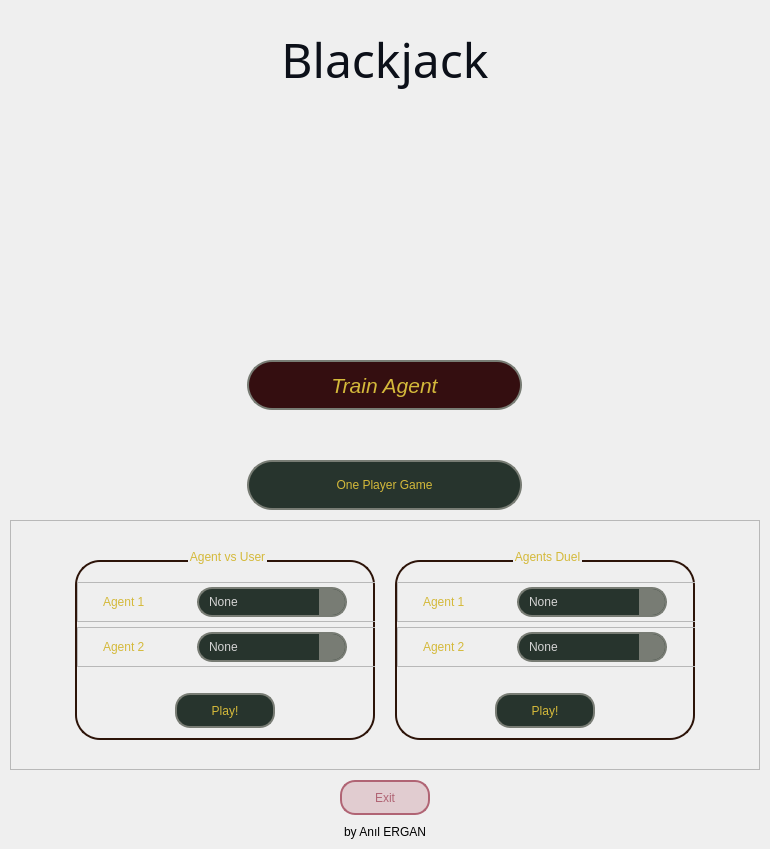
      <widget class="QWidget" name="page_1_menu">
       <property name="layoutDirection">
        <enum>Qt::LayoutDirection::LeftToRight</enum>
       </property>
       <property name="styleSheet">
        <string notr="true">

QPushButton::hover {
border: 2px solid rgba(212,185,58,255);
background-color: rgba(212,185,58,25);
}

QPushButton{
font: 16pt &quot;Arial&quot;;
border: 2px solid  rgb(120,124,116);
border-radius: 25px;
color: rgba(212,185,58,255);
background-color: rgba(39,52,45,255);

}


QGroupBox {
color: rgba(212,185,58,255);
background-color: transparent;
font: 700 16pt &quot;Arial&quot;;
border:  2px solid rgb(45, 20, 9);
border-radius: 25px;
margin: 10px 0 0 0;
}

QGroupBox::title {
    subcontrol-position: top center; /* Başlığı ortalamak için */
    subcontrol-origin: margin;
	
}</string>
       </property>
       <layout class="QVBoxLayout" name="verticalLayout_2">
        <property name="spacing">
         <number>10</number>
        </property>
        <property name="sizeConstraint">
         <enum>QLayout::SizeConstraint::SetMinimumSize</enum>
        </property>
        <property name="leftMargin">
         <number>10</number>
        </property>
        <property name="topMargin">
         <number>20</number>
        </property>
        <property name="rightMargin">
         <number>10</number>
        </property>
        <property name="bottomMargin">
         <number>10</number>
        </property>
        <item alignment="Qt::AlignmentFlag::AlignTop">
         <widget class="QLabel" name="game_header">
          <property name="minimumSize">
           <size>
            <width>0</width>
            <height>80</height>
           </size>
          </property>
          <property name="maximumSize">
           <size>
            <width>16777215</width>
            <height>80</height>
           </size>
          </property>
          <property name="font">
           <font>
            <family>Forte</family>
            <pointsize>36</pointsize>
            <italic>false</italic>
            <bold>false</bold>
           </font>
          </property>
          <property name="layoutDirection">
           <enum>Qt::LayoutDirection::RightToLeft</enum>
          </property>
          <property name="styleSheet">
           <string notr="true">
color: rgb(12,16,25);
font: 36pt &quot;Forte&quot;;


</string>
          </property>
          <property name="text">
           <string>&lt;html&gt;&lt;head/&gt;&lt;body&gt;&lt;p align=&quot;center&quot;&gt;Blackjack&lt;/p&gt;&lt;/body&gt;&lt;/html&gt;</string>
          </property>
          <property name="alignment">
           <set>Qt::AlignmentFlag::AlignCenter</set>
          </property>
         </widget>
        </item>
        <item alignment="Qt::AlignmentFlag::AlignHCenter">
         <widget class="QLabel" name="game_image">
          <property name="minimumSize">
           <size>
            <width>200</width>
            <height>200</height>
           </size>
          </property>
          <property name="maximumSize">
           <size>
            <width>200</width>
            <height>200</height>
           </size>
          </property>
          <property name="font">
           <font>
            <family>Arial</family>
            <pointsize>16</pointsize>
            <italic>false</italic>
            <bold>false</bold>
           </font>
          </property>
          <property name="text">
           <string/>
          </property>
          <property name="pixmap">
           <pixmap resource="resources.qrc">:/icons/blackjack.png</pixmap>
          </property>
          <property name="scaledContents">
           <bool>true</bool>
          </property>
          <property name="alignment">
           <set>Qt::AlignmentFlag::AlignHCenter|Qt::AlignmentFlag::AlignTop</set>
          </property>
         </widget>
        </item>
        <item>
         <spacer name="verticalSpacer1">
          <property name="orientation">
           <enum>Qt::Orientation::Vertical</enum>
          </property>
          <property name="sizeHint" stdset="0">
           <size>
            <width>20</width>
            <height>40</height>
           </size>
          </property>
         </spacer>
        </item>
        <item alignment="Qt::AlignmentFlag::AlignHCenter">
         <widget class="QPushButton" name="button_train_agent">
          <property name="minimumSize">
           <size>
            <width>275</width>
            <height>50</height>
           </size>
          </property>
          <property name="maximumSize">
           <size>
            <width>275</width>
            <height>50</height>
           </size>
          </property>
          <property name="font">
           <font>
            <family>Arial</family>
            <pointsize>16</pointsize>
            <italic>true</italic>
            <bold>false</bold>
           </font>
          </property>
          <property name="cursor">
           <cursorShape>PointingHandCursor</cursorShape>
          </property>
          <property name="layoutDirection">
           <enum>Qt::LayoutDirection::LeftToRight</enum>
          </property>
          <property name="styleSheet">
           <string notr="true">QPushButton{
background-color: rgba(52,14,16,255);
	font: italic 16pt &quot;Arial&quot;;
}</string>
          </property>
          <property name="text">
           <string>Train Agent</string>
          </property>
         </widget>
        </item>
        <item>
         <spacer name="verticalSpacer_7">
          <property name="orientation">
           <enum>Qt::Orientation::Vertical</enum>
          </property>
          <property name="sizeHint" stdset="0">
           <size>
            <width>20</width>
            <height>40</height>
           </size>
          </property>
         </spacer>
        </item>
        <item alignment="Qt::AlignmentFlag::AlignHCenter">
         <widget class="QPushButton" name="button_one_player_game">
          <property name="minimumSize">
           <size>
            <width>275</width>
            <height>50</height>
           </size>
          </property>
          <property name="maximumSize">
           <size>
            <width>275</width>
            <height>50</height>
           </size>
          </property>
          <property name="cursor">
           <cursorShape>PointingHandCursor</cursorShape>
          </property>
          <property name="layoutDirection">
           <enum>Qt::LayoutDirection::LeftToRight</enum>
          </property>
          <property name="styleSheet">
           <string notr="true"/>
          </property>
          <property name="text">
           <string>One Player Game</string>
          </property>
         </widget>
        </item>
        <item alignment="Qt::AlignmentFlag::AlignHCenter">
         <widget class="QFrame" name="frame_agentvsuser_game">
          <property name="minimumSize">
           <size>
            <width>750</width>
            <height>250</height>
           </size>
          </property>
          <property name="maximumSize">
           <size>
            <width>750</width>
            <height>250</height>
           </size>
          </property>
          <property name="styleSheet">
           <string notr="true">QPushButton::hover {
border: 2px solid rgba(212,185,58,255);
background-color: rgba(212,185,58,25);
}

QPushButton{
font: 16pt &quot;Arial&quot;;
border: 2px solid  rgb(120,124,116);
border-radius: 15px;
color: rgba(212,185,58,255);
background-color: rgba(39,52,45,255);

}
QComboBox {
            font: 11pt &quot;Arial&quot;;
            border: 2px solid  rgb(120,124,116);
            border-radius: 15px;
            color: rgba(212,212,212,255);
            background-color: rgba(39,52,45,255);
            padding: 0 0 0 10px;
}


QComboBox::drop-down {
            subcontrol-origin: padding;
            subcontrol-position: top right;
            background-color: rgb(120,124,116);
            border-top-right-radius: 13px;
            border-bottom-right-radius: 13px;
            width: 26px;
            height: 26px;
        }

QComboBox QAbstractItemView {
            font: bold 11pt &quot;Arial&quot;; /* Arial'ın koyu bir versiyonu */
            border: 2px solid rgb(120,124,116);
            color: white; /* Normal yazı rengi beyaz */
            background-color: rgba(39,52,45,255);
            selection-background-color: rgba(212,185,58,255); /* Hover edilince sarı renk */
            padding: 5px;
			 outline: 0px;

        }

QComboBox QAbstractItemView::item:hover {
            color: rgba(212,185,58,255); /* Hover edildiğinde yazı rengi siyah */
			 background-color: transparent;
            border-radius: 15px;



        }

QComboBox QAbstractItemView::item:!hover {
            background-color: transparent; /* Hover edilmemiş öğelerin arka plan rengi transparent (şeffaf) */
			 border: none;
            border-radius: 15px;

        }
</string>
          </property>
          <property name="frameShape">
           <enum>QFrame::Shape::StyledPanel</enum>
          </property>
          <property name="frameShadow">
           <enum>QFrame::Shadow::Raised</enum>
          </property>
          <layout class="QHBoxLayout" name="horizontalLayout_2">
           <property name="spacing">
            <number>20</number>
           </property>
           <property name="leftMargin">
            <number>0</number>
           </property>
           <property name="topMargin">
            <number>0</number>
           </property>
           <property name="rightMargin">
            <number>0</number>
           </property>
           <property name="bottomMargin">
            <number>0</number>
           </property>
           <item>
            <spacer name="horizontalSpacer">
             <property name="orientation">
              <enum>Qt::Orientation::Horizontal</enum>
             </property>
             <property name="sizeHint" stdset="0">
              <size>
               <width>40</width>
               <height>20</height>
              </size>
             </property>
            </spacer>
           </item>
           <item>
            <widget class="QGroupBox" name="groupbox_agentvsuser">
             <property name="minimumSize">
              <size>
               <width>300</width>
               <height>190</height>
              </size>
             </property>
             <property name="maximumSize">
              <size>
               <width>300</width>
               <height>190</height>
              </size>
             </property>
             <property name="styleSheet">
              <string notr="true">QPushButton { text-align: center; }</string>
             </property>
             <property name="title">
              <string>Agent vs User</string>
             </property>
             <property name="alignment">
              <set>Qt::AlignmentFlag::AlignCenter</set>
             </property>
             <layout class="QVBoxLayout" name="verticalLayout_6">
              <property name="spacing">
               <number>5</number>
              </property>
              <property name="leftMargin">
               <number>0</number>
              </property>
              <property name="topMargin">
               <number>20</number>
              </property>
              <property name="rightMargin">
               <number>0</number>
              </property>
              <property name="bottomMargin">
               <number>10</number>
              </property>
              <item alignment="Qt::AlignmentFlag::AlignHCenter">
               <widget class="QFrame" name="frame_agentvsuser_agent1">
                <property name="minimumSize">
                 <size>
                  <width>300</width>
                  <height>40</height>
                 </size>
                </property>
                <property name="maximumSize">
                 <size>
                  <width>300</width>
                  <height>40</height>
                 </size>
                </property>
                <property name="styleSheet">
                 <string notr="true">#opp_number_selection_frame {
border: 2px solid rgb(120,124,116);
border-radius: 20px; 
background-color: rgba(39,52,45,255);

}


#frame_mark_selection{
border: 2px solid rgb(215, 219, 221);
background-color: rgb(215, 219, 221);
border-radius: 25px; 
}

QLabel{
font: 14pt &quot;Arial&quot;;
padding: 0 0 0 5;
color: rgba(212,185,58,255);
}


QRadioButton {
width: 48px;
height: 48px;
border-radius: 25px;
border: 1px solid rgb(120,124,116);
}



QRadioButton::indicator {
width: 48px; /* İşaret kutusunun genişliği */
height: 48px; /* İşaret kutusunun yüksekliği */
border: None;
}

QRadioButton::indicator:checked {
width: 43px;
height: 43px;
border: 3px solid rgba(212,185,58,255);
border-radius: 25px;
background-color: rgba(212,185,58,55);
border-radius: 24px;
}


QRadioButton::hover {
border: 1px solid rgba(212,185,58,255);
background-color: rgba(212,185,58,25);
}</string>
                </property>
                <property name="frameShape">
                 <enum>QFrame::Shape::StyledPanel</enum>
                </property>
                <property name="frameShadow">
                 <enum>QFrame::Shadow::Raised</enum>
                </property>
                <layout class="QHBoxLayout" name="horizontalLayout_41">
                 <property name="spacing">
                  <number>5</number>
                 </property>
                 <property name="leftMargin">
                  <number>0</number>
                 </property>
                 <property name="topMargin">
                  <number>0</number>
                 </property>
                 <property name="rightMargin">
                  <number>10</number>
                 </property>
                 <property name="bottomMargin">
                  <number>0</number>
                 </property>
                 <item>
                  <widget class="QLabel" name="label_agentvsuser_a1">
                   <property name="minimumSize">
                    <size>
                     <width>80</width>
                     <height>20</height>
                    </size>
                   </property>
                   <property name="maximumSize">
                    <size>
                     <width>80</width>
                     <height>20</height>
                    </size>
                   </property>
                   <property name="text">
                    <string>Agent 1</string>
                   </property>
                  </widget>
                 </item>
                 <item>
                  <widget class="QComboBox" name="comboBox">
                   <property name="minimumSize">
                    <size>
                     <width>150</width>
                     <height>30</height>
                    </size>
                   </property>
                   <property name="maximumSize">
                    <size>
                     <width>150</width>
                     <height>30</height>
                    </size>
                   </property>
                   <property name="cursor">
                    <cursorShape>PointingHandCursor</cursorShape>
                   </property>
                   <property name="focusPolicy">
                    <enum>Qt::FocusPolicy::NoFocus</enum>
                   </property>
                   <item>
                    <property name="text">
                     <string>None</string>
                    </property>
                   </item>
                   <item>
                    <property name="text">
                     <string>Naive Agent</string>
                    </property>
                   </item>
                  </widget>
                 </item>
                </layout>
               </widget>
              </item>
              <item alignment="Qt::AlignmentFlag::AlignHCenter">
               <widget class="QFrame" name="frame_agentvsuser_agent1_3">
                <property name="minimumSize">
                 <size>
                  <width>300</width>
                  <height>40</height>
                 </size>
                </property>
                <property name="maximumSize">
                 <size>
                  <width>300</width>
                  <height>40</height>
                 </size>
                </property>
                <property name="styleSheet">
                 <string notr="true">#opp_number_selection_frame {
border: 2px solid rgb(120,124,116);
border-radius: 20px; 
background-color: rgba(39,52,45,255);

}


#frame_mark_selection{
border: 2px solid rgb(215, 219, 221);
background-color: rgb(215, 219, 221);
border-radius: 25px; 
}

QLabel{
font: 14pt &quot;Arial&quot;;
padding: 0 0 0 5;
color: rgba(212,185,58,255);
}


QRadioButton {
width: 48px;
height: 48px;
border-radius: 25px;
border: 1px solid rgb(120,124,116);
}



QRadioButton::indicator {
width: 48px; /* İşaret kutusunun genişliği */
height: 48px; /* İşaret kutusunun yüksekliği */
border: None;
}

QRadioButton::indicator:checked {
width: 43px;
height: 43px;
border: 3px solid rgba(212,185,58,255);
border-radius: 25px;
background-color: rgba(212,185,58,55);
border-radius: 24px;
}


QRadioButton::hover {
border: 1px solid rgba(212,185,58,255);
background-color: rgba(212,185,58,25);
}</string>
                </property>
                <property name="frameShape">
                 <enum>QFrame::Shape::StyledPanel</enum>
                </property>
                <property name="frameShadow">
                 <enum>QFrame::Shadow::Raised</enum>
                </property>
                <layout class="QHBoxLayout" name="horizontalLayout_43">
                 <property name="spacing">
                  <number>5</number>
                 </property>
                 <property name="leftMargin">
                  <number>0</number>
                 </property>
                 <property name="topMargin">
                  <number>0</number>
                 </property>
                 <property name="rightMargin">
                  <number>10</number>
                 </property>
                 <property name="bottomMargin">
                  <number>0</number>
                 </property>
                 <item>
                  <widget class="QLabel" name="label_agentvsuser_a2">
                   <property name="minimumSize">
                    <size>
                     <width>80</width>
                     <height>20</height>
                    </size>
                   </property>
                   <property name="maximumSize">
                    <size>
                     <width>80</width>
                     <height>20</height>
                    </size>
                   </property>
                   <property name="text">
                    <string>Agent 2</string>
                   </property>
                  </widget>
                 </item>
                 <item>
                  <widget class="QComboBox" name="comboBox_2">
                   <property name="minimumSize">
                    <size>
                     <width>150</width>
                     <height>30</height>
                    </size>
                   </property>
                   <property name="maximumSize">
                    <size>
                     <width>150</width>
                     <height>30</height>
                    </size>
                   </property>
                   <property name="cursor">
                    <cursorShape>PointingHandCursor</cursorShape>
                   </property>
                   <property name="focusPolicy">
                    <enum>Qt::FocusPolicy::NoFocus</enum>
                   </property>
                   <item>
                    <property name="text">
                     <string>None</string>
                    </property>
                   </item>
                   <item>
                    <property name="text">
                     <string>Naive Agent</string>
                    </property>
                   </item>
                  </widget>
                 </item>
                </layout>
               </widget>
              </item>
              <item>
               <spacer name="verticalSpacer_9">
                <property name="orientation">
                 <enum>Qt::Orientation::Vertical</enum>
                </property>
                <property name="sizeHint" stdset="0">
                 <size>
                  <width>20</width>
                  <height>40</height>
                 </size>
                </property>
               </spacer>
              </item>
              <item alignment="Qt::AlignmentFlag::AlignHCenter">
               <widget class="QPushButton" name="button_opp_game_play_2">
                <property name="minimumSize">
                 <size>
                  <width>100</width>
                  <height>35</height>
                 </size>
                </property>
                <property name="maximumSize">
                 <size>
                  <width>100</width>
                  <height>35</height>
                 </size>
                </property>
                <property name="cursor">
                 <cursorShape>PointingHandCursor</cursorShape>
                </property>
                <property name="layoutDirection">
                 <enum>Qt::LayoutDirection::LeftToRight</enum>
                </property>
                <property name="styleSheet">
                 <string notr="true"/>
                </property>
                <property name="text">
                 <string>Play!</string>
                </property>
               </widget>
              </item>
             </layout>
            </widget>
           </item>
           <item>
            <widget class="QGroupBox" name="groupbox_agentsduel">
             <property name="minimumSize">
              <size>
               <width>300</width>
               <height>190</height>
              </size>
             </property>
             <property name="maximumSize">
              <size>
               <width>300</width>
               <height>190</height>
              </size>
             </property>
             <property name="styleSheet">
              <string notr="true">QPushButton { text-align: center; }</string>
             </property>
             <property name="title">
              <string>Agents Duel</string>
             </property>
             <property name="alignment">
              <set>Qt::AlignmentFlag::AlignCenter</set>
             </property>
             <layout class="QVBoxLayout" name="verticalLayout_3">
              <property name="spacing">
               <number>5</number>
              </property>
              <property name="leftMargin">
               <number>0</number>
              </property>
              <property name="topMargin">
               <number>20</number>
              </property>
              <property name="rightMargin">
               <number>0</number>
              </property>
              <property name="bottomMargin">
               <number>10</number>
              </property>
              <item alignment="Qt::AlignmentFlag::AlignHCenter">
               <widget class="QFrame" name="frame_agentvsuser_agent1_4">
                <property name="minimumSize">
                 <size>
                  <width>300</width>
                  <height>40</height>
                 </size>
                </property>
                <property name="maximumSize">
                 <size>
                  <width>300</width>
                  <height>40</height>
                 </size>
                </property>
                <property name="styleSheet">
                 <string notr="true">#opp_number_selection_frame {
border: 2px solid rgb(120,124,116);
border-radius: 20px; 
background-color: rgba(39,52,45,255);

}


#frame_mark_selection{
border: 2px solid rgb(215, 219, 221);
background-color: rgb(215, 219, 221);
border-radius: 25px; 
}

QLabel{
font: 14pt &quot;Arial&quot;;
padding: 0 0 0 5;
color: rgba(212,185,58,255);
}


QRadioButton {
width: 48px;
height: 48px;
border-radius: 25px;
border: 1px solid rgb(120,124,116);
}



QRadioButton::indicator {
width: 48px; /* İşaret kutusunun genişliği */
height: 48px; /* İşaret kutusunun yüksekliği */
border: None;
}

QRadioButton::indicator:checked {
width: 43px;
height: 43px;
border: 3px solid rgba(212,185,58,255);
border-radius: 25px;
background-color: rgba(212,185,58,55);
border-radius: 24px;
}


QRadioButton::hover {
border: 1px solid rgba(212,185,58,255);
background-color: rgba(212,185,58,25);
}</string>
                </property>
                <property name="frameShape">
                 <enum>QFrame::Shape::StyledPanel</enum>
                </property>
                <property name="frameShadow">
                 <enum>QFrame::Shadow::Raised</enum>
                </property>
                <layout class="QHBoxLayout" name="horizontalLayout_45">
                 <property name="spacing">
                  <number>5</number>
                 </property>
                 <property name="leftMargin">
                  <number>0</number>
                 </property>
                 <property name="topMargin">
                  <number>0</number>
                 </property>
                 <property name="rightMargin">
                  <number>10</number>
                 </property>
                 <property name="bottomMargin">
                  <number>0</number>
                 </property>
                 <item>
                  <widget class="QLabel" name="label_agent_duel_a1">
                   <property name="minimumSize">
                    <size>
                     <width>80</width>
                     <height>20</height>
                    </size>
                   </property>
                   <property name="maximumSize">
                    <size>
                     <width>80</width>
                     <height>20</height>
                    </size>
                   </property>
                   <property name="text">
                    <string>Agent 1</string>
                   </property>
                  </widget>
                 </item>
                 <item>
                  <widget class="QComboBox" name="comboBox_3">
                   <property name="minimumSize">
                    <size>
                     <width>150</width>
                     <height>30</height>
                    </size>
                   </property>
                   <property name="maximumSize">
                    <size>
                     <width>150</width>
                     <height>30</height>
                    </size>
                   </property>
                   <property name="cursor">
                    <cursorShape>PointingHandCursor</cursorShape>
                   </property>
                   <item>
                    <property name="text">
                     <string>None</string>
                    </property>
                   </item>
                  </widget>
                 </item>
                </layout>
               </widget>
              </item>
              <item alignment="Qt::AlignmentFlag::AlignHCenter">
               <widget class="QFrame" name="frame_agentvsuser_agent1_5">
                <property name="minimumSize">
                 <size>
                  <width>300</width>
                  <height>40</height>
                 </size>
                </property>
                <property name="maximumSize">
                 <size>
                  <width>300</width>
                  <height>40</height>
                 </size>
                </property>
                <property name="styleSheet">
                 <string notr="true">#opp_number_selection_frame {
border: 2px solid rgb(120,124,116);
border-radius: 20px; 
background-color: rgba(39,52,45,255);

}


#frame_mark_selection{
border: 2px solid rgb(215, 219, 221);
background-color: rgb(215, 219, 221);
border-radius: 25px; 
}

QLabel{
font: 14pt &quot;Arial&quot;;
padding: 0 0 0 5;
color: rgba(212,185,58,255);
}


QRadioButton {
width: 48px;
height: 48px;
border-radius: 25px;
border: 1px solid rgb(120,124,116);
}



QRadioButton::indicator {
width: 48px; /* İşaret kutusunun genişliği */
height: 48px; /* İşaret kutusunun yüksekliği */
border: None;
}

QRadioButton::indicator:checked {
width: 43px;
height: 43px;
border: 3px solid rgba(212,185,58,255);
border-radius: 25px;
background-color: rgba(212,185,58,55);
border-radius: 24px;
}


QRadioButton::hover {
border: 1px solid rgba(212,185,58,255);
background-color: rgba(212,185,58,25);
}</string>
                </property>
                <property name="frameShape">
                 <enum>QFrame::Shape::StyledPanel</enum>
                </property>
                <property name="frameShadow">
                 <enum>QFrame::Shadow::Raised</enum>
                </property>
                <layout class="QHBoxLayout" name="horizontalLayout_46">
                 <property name="spacing">
                  <number>5</number>
                 </property>
                 <property name="leftMargin">
                  <number>0</number>
                 </property>
                 <property name="topMargin">
                  <number>0</number>
                 </property>
                 <property name="rightMargin">
                  <number>10</number>
                 </property>
                 <property name="bottomMargin">
                  <number>0</number>
                 </property>
                 <item>
                  <widget class="QLabel" name="label_agent_duel_a2">
                   <property name="minimumSize">
                    <size>
                     <width>80</width>
                     <height>20</height>
                    </size>
                   </property>
                   <property name="maximumSize">
                    <size>
                     <width>80</width>
                     <height>20</height>
                    </size>
                   </property>
                   <property name="text">
                    <string>Agent 2</string>
                   </property>
                  </widget>
                 </item>
                 <item>
                  <widget class="QComboBox" name="comboBox_4">
                   <property name="minimumSize">
                    <size>
                     <width>150</width>
                     <height>30</height>
                    </size>
                   </property>
                   <property name="maximumSize">
                    <size>
                     <width>150</width>
                     <height>30</height>
                    </size>
                   </property>
                   <property name="cursor">
                    <cursorShape>PointingHandCursor</cursorShape>
                   </property>
                   <item>
                    <property name="text">
                     <string>None</string>
                    </property>
                   </item>
                  </widget>
                 </item>
                </layout>
               </widget>
              </item>
              <item>
               <spacer name="verticalSpacer_8">
                <property name="orientation">
                 <enum>Qt::Orientation::Vertical</enum>
                </property>
                <property name="sizeHint" stdset="0">
                 <size>
                  <width>20</width>
                  <height>40</height>
                 </size>
                </property>
               </spacer>
              </item>
              <item alignment="Qt::AlignmentFlag::AlignHCenter">
               <widget class="QPushButton" name="button_opp_game_play_3">
                <property name="minimumSize">
                 <size>
                  <width>100</width>
                  <height>35</height>
                 </size>
                </property>
                <property name="maximumSize">
                 <size>
                  <width>100</width>
                  <height>35</height>
                 </size>
                </property>
                <property name="cursor">
                 <cursorShape>PointingHandCursor</cursorShape>
                </property>
                <property name="layoutDirection">
                 <enum>Qt::LayoutDirection::LeftToRight</enum>
                </property>
                <property name="styleSheet">
                 <string notr="true"/>
                </property>
                <property name="text">
                 <string>Play!</string>
                </property>
               </widget>
              </item>
             </layout>
            </widget>
           </item>
           <item>
            <spacer name="horizontalSpacer_4">
             <property name="orientation">
              <enum>Qt::Orientation::Horizontal</enum>
             </property>
             <property name="sizeHint" stdset="0">
              <size>
               <width>40</width>
               <height>20</height>
              </size>
             </property>
            </spacer>
           </item>
          </layout>
         </widget>
        </item>
        <item alignment="Qt::AlignmentFlag::AlignHCenter|Qt::AlignmentFlag::AlignTop">
         <widget class="QPushButton" name="button_exit">
          <property name="minimumSize">
           <size>
            <width>90</width>
            <height>35</height>
           </size>
          </property>
          <property name="maximumSize">
           <size>
            <width>90</width>
            <height>35</height>
           </size>
          </property>
          <property name="cursor">
           <cursorShape>PointingHandCursor</cursorShape>
          </property>
          <property name="layoutDirection">
           <enum>Qt::LayoutDirection::LeftToRight</enum>
          </property>
          <property name="styleSheet">
           <string notr="true">
#button_exit{
font: 16pt &quot;Arial&quot;;
border: 2px solid  rgb(176,100,116);
border-radius: 15px;
color: rgb(176,100,116);
background-color: rgba(144,12,36,40);
}

#button_exit::hover {
border: 2px solid rgb(144,12,36);
background-color: rgba(144,12,36,100);
}
</string>
          </property>
          <property name="text">
           <string>Exit</string>
          </property>
         </widget>
        </item>
        <item>
         <widget class="QLabel" name="by_anil_ergan">
          <property name="styleSheet">
           <string notr="true">font: italic 8pt &quot;Arial&quot;;</string>
          </property>
          <property name="text">
           <string>&lt;html&gt;&lt;head/&gt;&lt;body&gt;&lt;p align=&quot;center&quot;&gt;by Anıl ERGAN&lt;/p&gt;&lt;/body&gt;&lt;/html&gt;</string>
          </property>
         </widget>
        </item>
       </layout>
      </widget>
